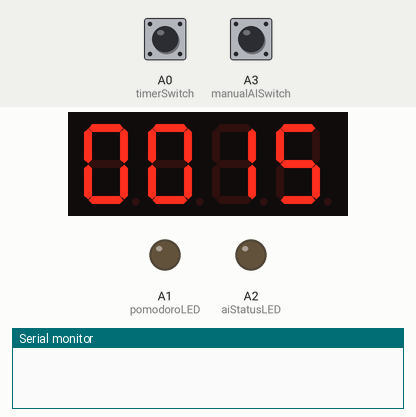
Recording of a sketch running on a simulated Arduino Uno, built with avr-gcc and run on an emulated ATmega328P. On the bench: 4-digit seven-segment display, output pins drawn as LEDs (lit = HIGH), the last lines printed to the serial monitor. Wiring (inferred from the names in the program): 4-digit 7-segment display, segments lit when HIGH: segments pin 2, pin 3, pin 4, pin 5, pin 6, pin 7, pin 8, pin 9; digit selects pin 10, pin 11, pin 12, pin 13. Dashed ring = blinking. Inputs (shaded band) come from the test bench; at power-on: A3 (manualAISwitch) HIGH, A0 (timerSwitch) HIGH. The segment pins are drawn as the display they are named for; pins used as bus, display or sensor lines are not drawn.

Above: at 1.2 s.
1.3 s: A3 (manualAISwitch) pulled LOW for 0.15 s
At 1.7 s:
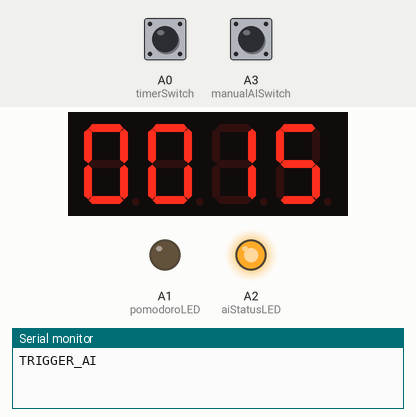
2.0 s: A0 (timerSwitch) pulled LOW for 3.2 s
At 2.36 s:
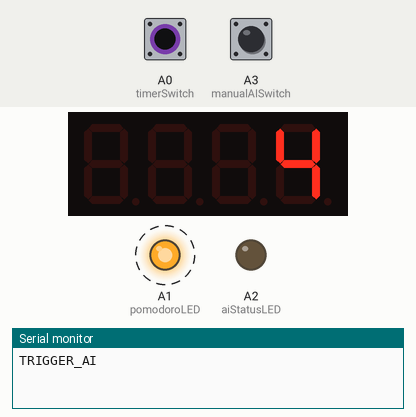
5.8 s: A0 (timerSwitch) pulled LOW for 0.15 s
At 5.98 s:
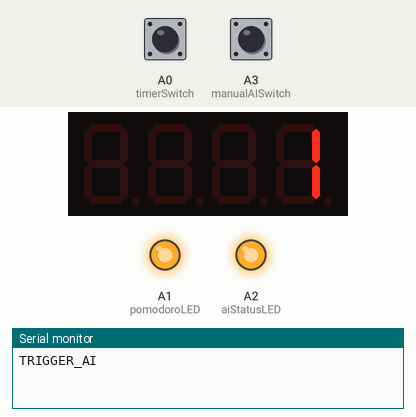
6.5 s: A3 (manualAISwitch) pulled LOW for 1 s
At 7.54 s:
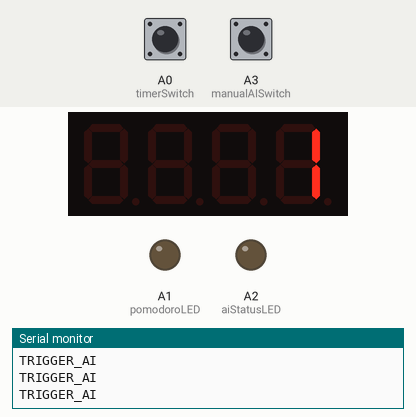
Timing chart, 0 to 9.1 s (numbered marks = the images above; inputs shaded):
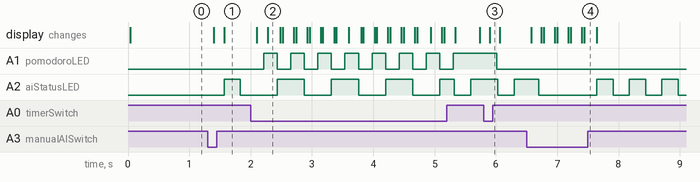

The sketch:

hardware.ino
```cpp
// --- Pin Definitions ---
// Segments: A, B, C, D, E, F, G, DP
const int segmentPins[8] = {2, 3, 4, 5, 6, 7, 8, 9};
// Digits: 1, 2, 3, 4
const int digitPins[4] = {10, 11, 12, 13};

const int timerSwitch = A0;   // Starts/Pauses Pomodoro
const int pomodoroLED = A1;   // Solid when working
const int aiStatusLED = A2;   // Pulses/Solid for AI status
const int manualAISwitch = A3; // Forces AI to run

// --- Variables ---
unsigned long previousMillis = 0;
const long interval = 1000; // 1 second update
// Set to 5*60 for the real 5-minute Pomodoro; lowered for fast bench testing.
const int POMODORO_SECONDS = 15;
int minutes = POMODORO_SECONDS / 60;
int seconds = POMODORO_SECONDS % 60;
bool isTimerRunning = false;

// --- AI research status (red LED blinks while Python is still working) ---
bool isResearching = false;
unsigned long lastBlinkMillis = 0;
const long blinkInterval = 250; // ms between blinks while researching
bool blinkState = false;

// 0-9 Segment Truth Table (Common Cathode)
const byte numbers[10][8] = {
  {1,1,1,1,1,1,0,0}, // 0
  {0,1,1,0,0,0,0,0}, // 1
  {1,1,0,1,1,0,1,0}, // 2
  {1,1,1,1,0,0,1,0}, // 3
  {0,1,1,0,0,1,1,0}, // 4
  {1,0,1,1,0,1,1,0}, // 5
  {1,0,1,1,1,1,1,0}, // 6
  {1,1,1,0,0,0,0,0}, // 7
  {1,1,1,1,1,1,1,0}, // 8
  {1,1,1,1,0,1,1,0}  // 9
};

void setup() {
  Serial.begin(9600); // Start serial for Python communication

  for(int i = 0; i < 8; i++) pinMode(segmentPins[i], OUTPUT);
  for(int i = 0; i < 4; i++) pinMode(digitPins[i], OUTPUT);

  pinMode(timerSwitch, INPUT_PULLUP);
  pinMode(manualAISwitch, INPUT_PULLUP);
  pinMode(pomodoroLED, OUTPUT);
  pinMode(aiStatusLED, OUTPUT);
}

void loop() {
  unsigned long currentMillis = millis();

  // 1. Check Timer Switch
  if (digitalRead(timerSwitch) == LOW) {
    delay(200); // Simple debounce
    isTimerRunning = !isTimerRunning;
    digitalWrite(pomodoroLED, isTimerRunning ? HIGH : LOW);
  }

  // 2. Check Manual AI Switch
  if (digitalRead(manualAISwitch) == LOW) {
    delay(200);
    Serial.println("TRIGGER_AI"); // Send signal to Python
    startResearching();
  }

  // 3. Handle Countdown
  if (isTimerRunning && (currentMillis - previousMillis >= interval)) {
    previousMillis = currentMillis;
    if (seconds == 0) {
      if (minutes == 0) {
        // Timer Hit Zero!
        isTimerRunning = false;
        digitalWrite(pomodoroLED, LOW);
        Serial.println("TRIGGER_AI"); // Send signal to Python
        startResearching();
        minutes = POMODORO_SECONDS / 60; // Reset for next time
        seconds = POMODORO_SECONDS % 60;
      } else {
        minutes--;
        seconds = 59;
      }
    } else {
      seconds--;
    }
  }

  // 4. Blink the AI status LED while Python is still working
  if (isResearching && (currentMillis - lastBlinkMillis >= blinkInterval)) {
    lastBlinkMillis = currentMillis;
    blinkState = !blinkState;
    digitalWrite(aiStatusLED, blinkState ? HIGH : LOW);
  }

  // 5. Listen for Python telling us the research is done
  if (Serial.available() > 0) {
    String incoming = Serial.readStringUntil('\n');
    incoming.trim();
    if (incoming == "AI_DONE") {
      isResearching = false;
      digitalWrite(aiStatusLED, LOW);
    }
  }

  // 6. Multiplex the Display
  displayNumber(minutes * 100 + seconds);
}

void displayNumber(int num) {
  int displayDigits[4];
  displayDigits[0] = num / 1000;
  displayDigits[1] = (num / 100) % 10;
  displayDigits[2] = (num / 10) % 10;
  displayDigits[3] = num % 10;

  for (int digit = 0; digit < 4; digit++) {
    // Turn off all digits
    for (int i = 0; i < 4; i++) digitalWrite(digitPins[i], HIGH);

    // Set segments for current digit
    for (int seg = 0; seg < 8; seg++) {
      digitalWrite(segmentPins[seg], numbers[displayDigits[digit]][seg]);
    }

    // Turn on current digit
    digitalWrite(digitPins[digit], LOW);
    delay(5); // Wait a tiny bit so the eye sees it
  }
}

void startResearching() {
  // Kicks off the blinking state; the actual blinking happens non-blocking
  // in loop() so the countdown display keeps running smoothly.
  isResearching = true;
  lastBlinkMillis = millis();
  blinkState = true;
  digitalWrite(aiStatusLED, HIGH);
}
```

Measured:
- after the input at 1.3 s, A2 (aiStatusLED): LOW → HIGH after 0.27 s, → LOW 0.27 s later; the display: first changes after 0.10 s (image 1 shows a later state)
- after the input at 2.0 s, A1 (pomodoroLED): alternates HIGH for 0.22 s and LOW for 0.22 s, starting after 0.22 s; the display: first changes after 0.10 s (image 2 shows a later state)
- after the input at 5.8 s, A1 (pomodoroLED): HIGH → LOW after 0.21 s; the display: changes after 0.10 s (image 3)
- after the input at 6.5 s, the display: changes after 0.08 s (image 4)
